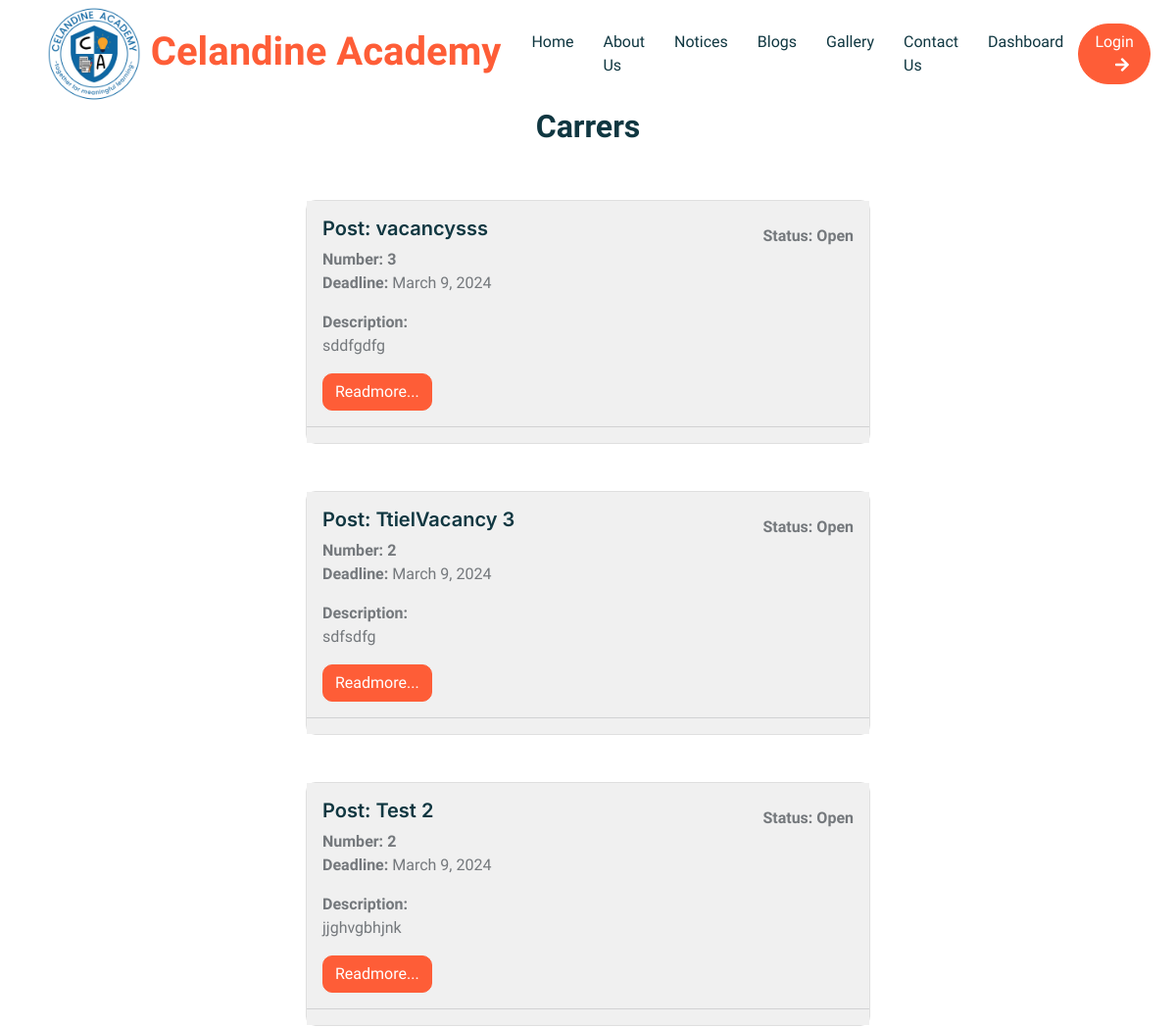
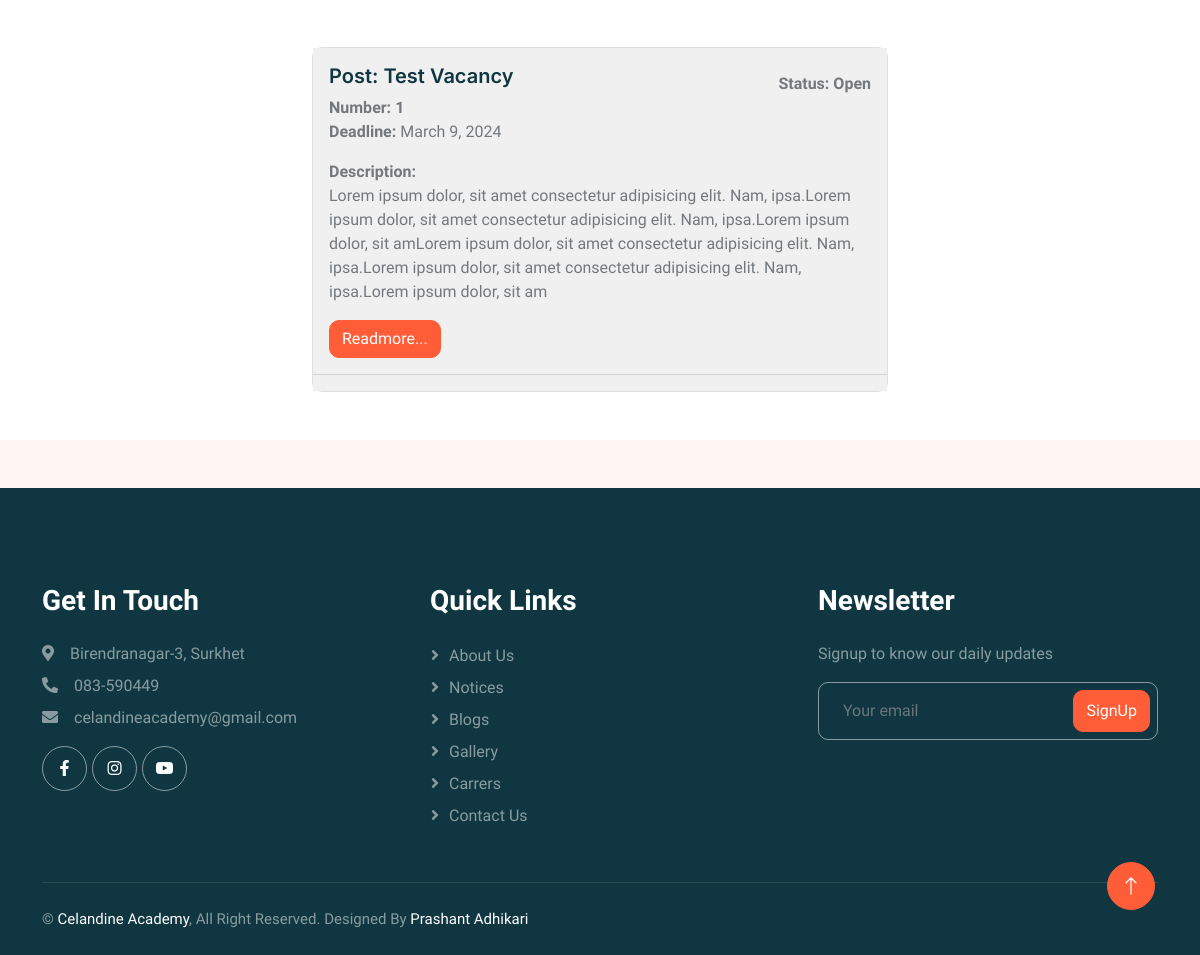
The app's page /carrers/ with its own data (2 pictures, top to bottom).
### base/models.py (models this page shows, shortened)
class SchoolSetup(models.Model):
    data_set = models.CharField(max_length=255)
    logo = models.ImageField(upload_to="uploads/logos")
    school_name = models.CharField(max_length=255)
    address = models.CharField(max_length=255)
    contact = models.CharField(max_length=255)
    email = models.EmailField(max_length=255)
    opening_hours = models.CharField(max_length=255)
    map_url = models.URLField(null=True, blank=True)
    created_at = models.DateTimeField(auto_now_add=True)
    class Meta:
        verbose_name_plural = "01. School Setup"

class Vacancy(models.Model):
    STATUS_TYPES = (
        ('Open', 'Open'),
        ('Closed', 'Closed')
    )
    title = models.CharField(max_length=255)
    slug = models.SlugField(max_length=255, unique=True, blank=True, null=True)
    number = models.IntegerField()
    deadline = models.DateField()
    desc = models.TextField()
    status = models.CharField(max_length=10, choices=STATUS_TYPES)
    created_at = models.DateTimeField(auto_now_add=True)
    class Meta:
        verbose_name_plural = "17. Vacancy"
        ordering = ['-created_at']

### base/views.py (the view)
# urls.py: path('carrers/', views.carrers, name='carrers'),
def carrers(request):
    vacancys = Vacancy.objects.all()
    context = {'vacancys': vacancys}
    return render(request, 'carrers.html', context)

### base/context_processors.py (called while the page is built)
def custom_data(request):
    if SchoolSetup.objects.all().exists():
        setup = SchoolSetup.objects.all().order_by('-created_at')
        data = setup[0]
        return {'data': data}
    else:
        data=None
        return {'data': data}

def social_data(request):
    if Socials.objects.all().exists():
        social = Socials.objects.all().order_by('-created_at')
        sodata = social[0]
        return {'sodata': sodata}
    else:
        sodata=None
        return {'sodata': sodata}

def vision_data(request):
    if Vision.objects.all().exists():
        vision = Vision.objects.all().order_by('-created_at')
        vdata = vision[0]
        return {'vdata': vdata}
    else:
        vdata = None
        return {'vdata': vdata}

def mission_data(request):
    if Mission.objects.all().exists():
        mission = Mission.objects.all().order_by('-created_at')
        mdata = mission[0]
        return {'mdata': mdata}
    else:
        mdata = None
        return {'mdata': mdata}

def message_data(request):
    msgdata = MessageFrom.objects.all()
    return {'message_data': msgdata}

def team_data(request):
    team = TeamMember.objects.all()
    return {'tdata': team}

def faq(request):
    faq = Faqs.objects.all()
    return {'fdata': faq}

def courses(request):
    courses = Courses.objects.all()
    return {'cdata': courses}

def testimonial(request):
    tmsg = Testimonial.objects.all()
    return {'tedata': tmsg}

def popup(request):
    modal = PopupMessage.objects.all()
    return {'pdata': modal}

### templates/carrers.html
{% extends 'main.html' %}
{% load static %}
{% block content %}
<div class="container-xxl bg-white p-0">
    <div class="container-fluid">
        <div class="row mb-5">
            <div class="col text-center">
                <h2>Carrers</h2>
            </div>
        </div>
        <div class="row justify-content-center">
            <div class="col-6">
                {% for vacancy in vacancys %}
                <div class="card mb-5">
                    <div class="row g-0" style="background: rgb(240, 240, 240);">
                        <div class="col"">
                            <div class=" card-body">
                            <div class="row align-items-end">
                                <div class="col">
                                    <a href="{% url 'carrer' vacancy.slug %}">
                                        <h5 class="card-title"> Post: {{vacancy.title}}</h5>
                                    </a>
                                </div>
                                <div class="col text-end">
                                    <b>Status: {{vacancy.status}}</b>
                                </div>
                            </div>
                            <b> Number: {{vacancy.number}}</b>
                            <p class="card-text"><b>Deadline:</b>
                                {{vacancy.deadline}}
                            </p>
                            <b class="card-text"> Description:</b>
                            <p> {{vacancy.desc}}</p>
                            <a href="{% url 'carrer' vacancy.slug %}" class="btn btn-primary">Readmore...</a>
                        </div>
                    </div>
                    <hr>
                </div>
            </div>
            {% endfor %}
        </div>
    </div>
</div>
</div>
{% endblock %}

### templates/header.html (shortened to what this page needs)
{% block content %}
<div class="container-xxl bg-white p-0">
    <nav class="navbar navbar-expand-lg bg-white navbar-light sticky-top px-4 px-lg-5 py-lg-0">
        <a href="{% url 'home' %}" class="navbar-brand">
            <h1 class="m-0 text-primary">
                <img src="{{data.logo.url}}" class="" alt="" height="100px">
                {{data.school_name}}
            </h1>
        </a>
        <div class="collapse navbar-collapse" id="navbarCollapse">
            <div class="navbar-nav mx-auto">
                {% with url_name=request.resolver_match.url_name %}
                <a href="{% url 'home' %}"
                    class="nav-item nav-link {% if url_name == 'home' %}active{% endif %}">Home</a>
                <a href="{% url 'about' %}"
                    class="nav-item nav-link {% if url_name == 'about' %}active{% endif %}">About Us</a>
                <a href="{% url 'notice' %}"
                    class="nav-item nav-link {% if url_name == 'notice' %}active{% endif %}">Notices</a>
                <a href="{% url 'blogs' %}"
                    class="nav-item nav-link {% if url_name == 'blogs' %}active{% endif %}">Blogs</a>
                <a href="{% url 'gallery' %}"
                    class="nav-item nav-link {% if url_name == 'gallery' %}active{% endif %}">Gallery</a>
                <a href="{% url 'contact' %}"
                    class="nav-item nav-link {% if url_name == 'contact' %}active{% endif %}">Contact Us</a>
                <a href="{% url 'dashboard' %}"
                    class="nav-item nav-link {% if url_name == 'dashboard' %}active{% endif %}">Dashboard</a>
                {% endwith %}
            </div>
            {% if request.user.is_authenticated %}
            <a href="{% url 'logout' %}" class="btn btn-primary rounded-pill px-3 d-none d-lg-block">Logout<i
                    class="fa fa-arrow-down ms-3"></i></a>
            {% else %}
            <a href="{% url 'login' %}" class="btn btn-primary rounded-pill px-3 d-none d-lg-block">Login<i
                    class="fa fa-arrow-right ms-3"></i></a>
            {% endif %}
        </div>
    </nav>
</div>
{% endblock %}

### templates/footer.html (shortened to what this page needs)
{% block content %}
<div class="container-fluid bg-dark text-white-50 footer pt-5 mt-5 wow fadeIn" data-wow-delay="0.1s">
    <div class="container py-5">
        <div class="row g-5">
            <div class="col-lg-4 col-md-6">
                <h3 class="text-white mb-4">Get In Touch</h3>
                <p class="mb-2"><i class="fa fa-map-marker-alt me-3"></i>{{data.address}}</p>
                <p class="mb-2"><i class="fa fa-phone-alt me-3"></i>{{data.contact}}</p>
                <p class="mb-2"><i class="fa fa-envelope me-3"></i>{{data.email}}</p>
                <div class="d-flex pt-2">
                    <a class="btn btn-outline-light btn-social" href="{{sodata.facebook_url}}"><i
                            class="fab fa-facebook-f"></i></a>
                    <a class="btn btn-outline-light btn-social" href="{{sodata.instagram_url}}"><i
                            class="fab fa-instagram"></i></a>
                    <a class="btn btn-outline-light btn-social" href="{{sodata.youtube_url}}"><i
                            class="fab fa-youtube"></i></a>
                </div>
            </div>
            <div class="col-lg-4 col-md-6">
                <h3 class="text-white mb-4">Quick Links</h3>
                <a class="btn btn-link text-white-50" href="{% url 'about' %}">About Us</a>
                <a class="btn btn-link text-white-50" href="{% url 'notice' %}">Notices</a>
                <a class="btn btn-link text-white-50" href="{% url 'blogs' %}">Blogs</a>
                <a class="btn btn-link text-white-50" href="{% url 'gallery' %}">Gallery</a>
                <a class="btn btn-link text-white-50" href="{% url 'carrers' %}">Carrers</a>
                <a class="btn btn-link text-white-50" href="{% url 'contact' %}">Contact Us</a>
            </div>
            <div class="col-lg-4 col-md-6">
                <h3 class="text-white mb-4">Newsletter</h3>
                <p>Signup to know our daily updates</p>
                <div class="position-relative mx-auto" style="max-width: 400px;">
                    <input class="form-control bg-transparent w-100 py-3 ps-4 pe-5" type="text"
                        placeholder="Your email">
                    <button type="button"
                        class="btn btn-primary py-2 position-absolute top-0 end-0 mt-2 me-2">SignUp</button>
                </div>
            </div>
        </div>
    </div>
    <div class="container">
        <div class="copyright">
            <div class="row">
                <div class="col-md-6 text-center text-md-start mb-3 mb-md-0">
                    &copy; <a class="" href="{% url 'home' %}">{{data.school_name}}</a>, All Right Reserved.
                    Designed By <a class="" href="#">Prashant Adhikari</a>
                </div>
            </div>
        </div>
    </div>
</div>
<a href="#" class="btn btn-lg btn-primary btn-lg-square back-to-top"><i class="bi bi-arrow-up"></i></a>
{% endblock %}

### static/css/style.css (style rules this page uses)
:root { --primary: #FE5D37; --light: #FFF5F3; --dark: #103741; }
.back-to-top { position: fixed; display: none; right: 45px; bottom: 45px; z-index: 99; }
.btn { font-weight: 500; transition: .5s; }
.btn.btn-primary { color: #FFFFFF; }
.btn-lg-square { width: 48px; height: 48px; }
.btn-square, .btn-sm-square, .btn-lg-square { padding: 0; display: flex; align-items: center; justify-content: center; font-weight: normal; border-radius: 50px; }
h1, h2, h3, h4, .h1, .h2, .h3, .h4, .display-1, .display-2, .display-3, .display-4, .display-5, .display-6 { font-family: 'Lobster Two', cursive; font-weight: 700; }
h5, h6, .h5, .h6 { font-weight: 600; }
.navbar .navbar-nav .nav-link { padding: 30px 15px; color: var(--dark); font-weight: 500; outline: none; }
.navbar.sticky-top { top: -100px; transition: .5s; }
.footer .btn.btn-social { margin-right: 5px; width: 45px; height: 45px; display: flex; align-items: center; justify-content: center; color: #FFFFFF; border: 1px solid rgba(255,255,255,0.5); border-radius: 45px; transition: .3s; }
.footer .btn.btn-link { display: block; margin-bottom: 5px; padding: 0; text-align: left; font-size: 16px; font-weight: normal; text-transform: capitalize; transition: .3s; }
.footer .btn.btn-link::before { position: relative; content: "\f105"; font-family: "Font Awesome 5 Free"; font-weight: 900; margin-right: 10px; }
.footer .form-control { border-color: rgba(255,255,255,0.5); }
.footer .copyright { padding: 25px 0; font-size: 15px; border-top: 1px solid rgba(256, 256, 256, .1); }
.footer .copyright a { color: #FFFFFF; }

### records on screen
SchoolSetup: logo (picture), school_name "Celandine Academy", address "Birendranagar-3, Surkhet", contact "083-590449", email "celandineacademy@gmail.com"
Vacancy: title "vacancysss", status "Open", number "3", deadline "March 9, 2024", desc "sddfgdfg"
Vacancy: title "TtielVacancy 3", status "Open", number "2", deadline "March 9, 2024", desc "sdfsdfg"
Vacancy: title "Test 2", status "Open", number "2", deadline "March 9, 2024", desc "jjghvgbhjnk"
Vacancy: title "Test Vacancy", status "Open", number "1", deadline "March 9, 2024", desc "Lorem ipsum dolor, sit amet consectetur adipisicing elit. Nam, ipsa.Lorem ipsum dolor, sit amet consectetur adipisicing elit. Nam, ipsa.Lorem ipsum dolor, sit amLorem ipsum dolor, sit amet consectetur adipisicing elit. Nam, ipsa.Lorem ipsum dolor, sit amet consectetur adipisicing elit. Nam, ipsa.Lorem ipsum dolor, sit am"
